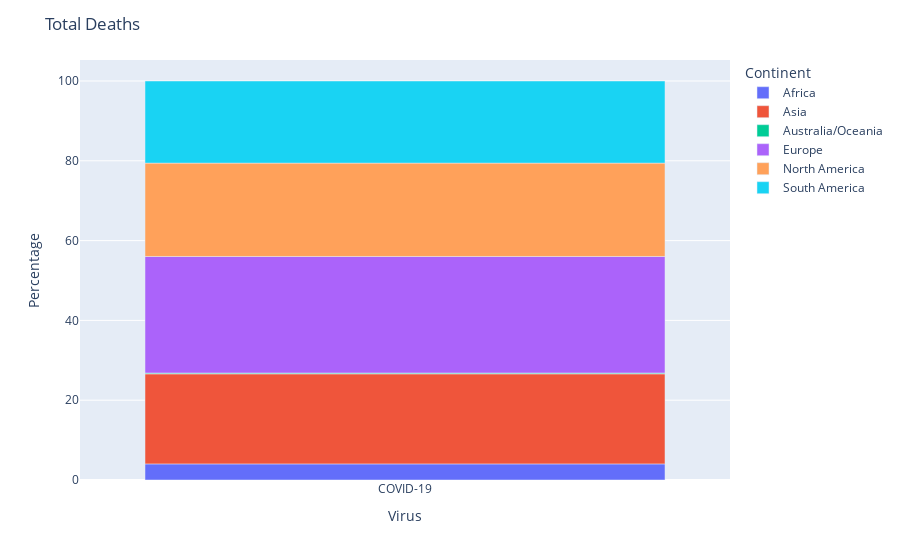

The code cell stored with this chart in its notebook:
### Code cell
continent_visualization(deaths_list)

### Figure 1 — Plotly figure (JSON) as saved in the notebook; plotly's stock layout.template omitted (floating-point values rounded to 4 significant figures)
{"data": [{"alignmentgroup": "True", "customdata": [[255174]], "hovertemplate": "Continent=Africa<br>Virus=%{x}<br>Percentage=%{y}<br>Total Deaths=%{customdata[0]}<extra></extra>", "legendgroup": "Africa", "marker": {"color": "#636efa", "pattern": {"shape": ""}}, "name": "Africa", "offsetgroup": "Africa", "orientation": "v", "showlegend": true, "textposition": "auto", "type": "bar", "x": ["COVID-19"], "xaxis": "x", "y": [4.04], "yaxis": "y"}, {"alignmentgroup": "True", "customdata": [[1425192]], "hovertemplate": "Continent=Asia<br>Virus=%{x}<br>Percentage=%{y}<br>Total Deaths=%{customdata[0]}<extra></extra>", "legendgroup": "Asia", "marker": {"color": "#EF553B", "pattern": {"shape": ""}}, "name": "Asia", "offsetgroup": "Asia", "orientation": "v", "showlegend": true, "textposition": "auto", "type": "bar", "x": ["COVID-19"], "xaxis": "x", "y": [22.57], "yaxis": "y"}, {"alignmentgroup": "True", "customdata": [[12698]], "hovertemplate": "Continent=Australia/Oceania<br>Virus=%{x}<br>Percentage=%{y}<br>Total Deaths=%{customdata[0]}<extra></extra>", "legendgroup": "Australia/Oceania", "marker": {"color": "#00cc96", "pattern": {"shape": ""}}, "name": "Australia/Oceania", "offsetgroup": "Australia/Oceania", "orientation": "v", "showlegend": true, "textposition": "auto", "type": "bar", "x": ["COVID-19"], "xaxis": "x", "y": [0.2], "yaxis": "y"}, {"alignmentgroup": "True", "customdata": [[1844614]], "hovertemplate": "Continent=Europe<br>Virus=%{x}<br>Percentage=%{y}<br>Total Deaths=%{customdata[0]}<extra></extra>", "legendgroup": "Europe", "marker": {"color": "#ab63fa", "pattern": {"shape": ""}}, "name": "Europe", "offsetgroup": "Europe", "orientation": "v", "showlegend": true, "textposition": "auto", "type": "bar", "x": ["COVID-19"], "xaxis": "x", "y": [29.21], "yaxis": "y"}, {"alignmentgroup": "True", "customdata": [[1477800]], "hovertemplate": "Continent=North America<br>Virus=%{x}<br>Percentage=%{y}<br>Total Deaths=%{customdata[0]}<extra></extra>", "legendgroup": "North America", "marker": {"color": "#FFA15A", "pattern": {"shape": ""}}, "name": "North America", "offsetgroup": "North America", "orientation": "v", "showlegend": true, "textposition": "auto", "type": "bar", "x": ["COVID-19"], "xaxis": "x", "y": [23.4], "yaxis": "y"}, {"alignmentgroup": "True", "customdata": [[1299997]], "hovertemplate": "Continent=South America<br>Virus=%{x}<br>Percentage=%{y}<br>Total Deaths=%{customdata[0]}<extra></extra>", "legendgroup": "South America", "marker": {"color": "#19d3f3", "pattern": {"shape": ""}}, "name": "South America", "offsetgroup": "South America", "orientation": "v", "showlegend": true, "textposition": "auto", "type": "bar", "x": ["COVID-19"], "xaxis": "x", "y": [20.58], "yaxis": "y"}], "layout": {"barmode": "relative", "legend": {"title": {"text": "Continent"}, "tracegroupgap": 0}, "margin": {"t": 60}, "title": {"text": "Total Deaths"}, "xaxis": {"anchor": "y", "domain": [0, 1], "title": {"text": "Virus"}}, "yaxis": {"anchor": "x", "domain": [0, 1], "title": {"text": "Percentage"}}}}
